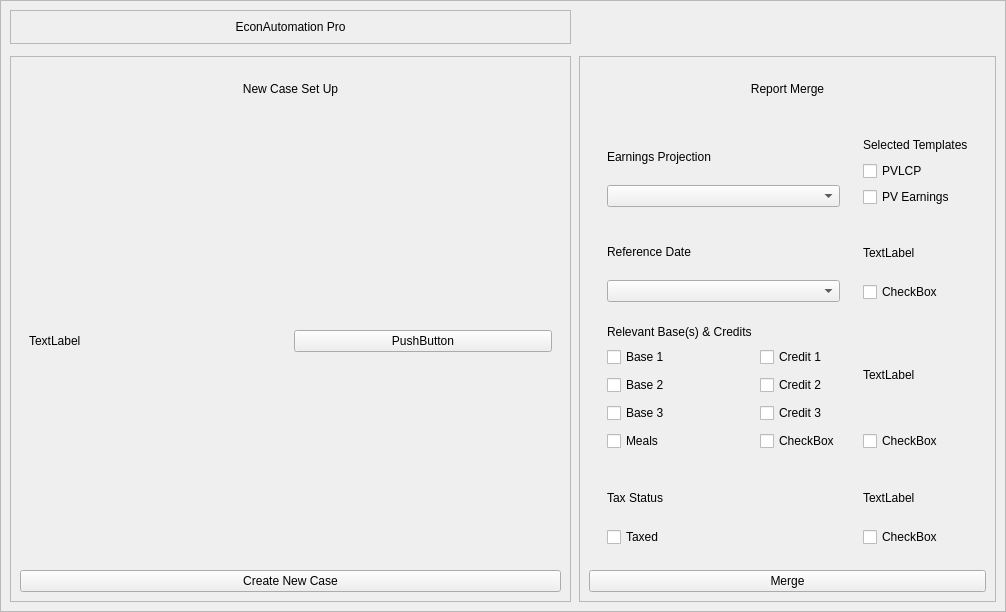
<?xml version="1.0" encoding="UTF-8"?>
<ui version="4.0">
 <class>ea_MainWindow</class>
 <widget class="QMainWindow" name="ea_MainWindow">
  <property name="geometry">
   <rect>
    <x>0</x>
    <y>0</y>
    <width>1006</width>
    <height>612</height>
   </rect>
  </property>
  <property name="windowTitle">
   <string>MainWindow</string>
  </property>
  <widget class="QWidget" name="ea_CentralWidget">
   <layout class="QHBoxLayout" name="ea_CentralWidget_HLayout">
    <property name="leftMargin">
     <number>0</number>
    </property>
    <property name="topMargin">
     <number>0</number>
    </property>
    <property name="rightMargin">
     <number>0</number>
    </property>
    <property name="bottomMargin">
     <number>0</number>
    </property>
    <item>
     <widget class="QFrame" name="ea_CentralWidget_frame">
      <property name="styleSheet">
       <string notr="true">QLabel {
font-family: &quot;DMSans-Regular-VariableFont&quot;
}</string>
      </property>
      <property name="frameShape">
       <enum>QFrame::StyledPanel</enum>
      </property>
      <property name="frameShadow">
       <enum>QFrame::Raised</enum>
      </property>
      <layout class="QGridLayout" name="ea_CentralWidget_GLayout" rowstretch="0,0" columnstretch="1,0,0">
       <property name="horizontalSpacing">
        <number>8</number>
       </property>
       <property name="verticalSpacing">
        <number>12</number>
       </property>
       <item row="1" column="0">
        <widget class="QFrame" name="ea_setupcase_frame">
         <property name="frameShape">
          <enum>QFrame::StyledPanel</enum>
         </property>
         <property name="frameShadow">
          <enum>QFrame::Raised</enum>
         </property>
         <layout class="QGridLayout" name="ea_setupfile_GLayout" rowstretch="1,10,0">
          <property name="horizontalSpacing">
           <number>5</number>
          </property>
          <property name="verticalSpacing">
           <number>0</number>
          </property>
          <item row="0" column="0">
           <widget class="QLabel" name="ea_setupcase_label">
            <property name="text">
             <string>New Case Set Up</string>
            </property>
            <property name="alignment">
             <set>Qt::AlignCenter</set>
            </property>
           </widget>
          </item>
          <item row="1" column="0">
           <widget class="QFrame" name="ea_setupcase_sub2frame">
            <property name="frameShape">
             <enum>QFrame::NoFrame</enum>
            </property>
            <property name="frameShadow">
             <enum>QFrame::Raised</enum>
            </property>
            <layout class="QGridLayout" name="ea_setupfile_sub2frame_GLayout">
             <item row="0" column="1">
              <widget class="QPushButton" name="ea_setupcase_OFFSelect_button">
               <property name="text">
                <string>PushButton</string>
               </property>
              </widget>
             </item>
             <item row="0" column="0">
              <widget class="QLabel" name="ea_setupcase_selectedOFF_label">
               <property name="text">
                <string>TextLabel</string>
               </property>
              </widget>
             </item>
            </layout>
           </widget>
          </item>
          <item row="2" column="0">
           <widget class="QPushButton" name="ea_setupcase_createcase_button">
            <property name="text">
             <string>Create New Case</string>
            </property>
           </widget>
          </item>
         </layout>
        </widget>
       </item>
       <item row="1" column="2">
        <widget class="QFrame" name="ea_reportmerge_frame">
         <property name="frameShape">
          <enum>QFrame::StyledPanel</enum>
         </property>
         <property name="frameShadow">
          <enum>QFrame::Raised</enum>
         </property>
         <layout class="QGridLayout" name="ea_reportmerge_GLayout" rowstretch="1,10,0">
          <property name="horizontalSpacing">
           <number>0</number>
          </property>
          <property name="verticalSpacing">
           <number>5</number>
          </property>
          <item row="1" column="0">
           <widget class="QFrame" name="ea_reportmerge_sub2frame">
            <property name="frameShape">
             <enum>QFrame::NoFrame</enum>
            </property>
            <property name="frameShadow">
             <enum>QFrame::Raised</enum>
            </property>
            <layout class="QGridLayout" name="ea_reportmerge_sub2frame_GLayout">
             <property name="spacing">
              <number>5</number>
             </property>
             <item row="1" column="1">
              <widget class="QFrame" name="frame_4">
               <property name="frameShape">
                <enum>QFrame::NoFrame</enum>
               </property>
               <property name="frameShadow">
                <enum>QFrame::Raised</enum>
               </property>
               <layout class="QGridLayout" name="gridLayout_4">
                <item row="0" column="0">
                 <widget class="QLabel" name="label_4">
                  <property name="text">
                   <string>TextLabel</string>
                  </property>
                 </widget>
                </item>
                <item row="1" column="0">
                 <widget class="QCheckBox" name="checkBox_4">
                  <property name="text">
                   <string>CheckBox</string>
                  </property>
                 </widget>
                </item>
               </layout>
              </widget>
             </item>
             <item row="1" column="0">
              <widget class="QFrame" name="ea_reportmerge_referencetype_sub3frame">
               <property name="frameShape">
                <enum>QFrame::NoFrame</enum>
               </property>
               <property name="frameShadow">
                <enum>QFrame::Raised</enum>
               </property>
               <layout class="QGridLayout" name="ea_reportmerge_referencetype_GLayout">
                <item row="0" column="0">
                 <widget class="QLabel" name="ea_reportmerge_referencetype_label">
                  <property name="text">
                   <string>Reference Date</string>
                  </property>
                 </widget>
                </item>
                <item row="1" column="0">
                 <widget class="QComboBox" name="ea_reportmerge_referencetype_combobox"/>
                </item>
               </layout>
              </widget>
             </item>
             <item row="2" column="1">
              <widget class="QFrame" name="frame_6">
               <property name="frameShape">
                <enum>QFrame::NoFrame</enum>
               </property>
               <property name="frameShadow">
                <enum>QFrame::Raised</enum>
               </property>
               <layout class="QGridLayout" name="gridLayout_6">
                <item row="1" column="0">
                 <widget class="QCheckBox" name="checkBox_6">
                  <property name="text">
                   <string>CheckBox</string>
                  </property>
                 </widget>
                </item>
                <item row="0" column="0">
                 <widget class="QLabel" name="label_6">
                  <property name="text">
                   <string>TextLabel</string>
                  </property>
                 </widget>
                </item>
               </layout>
              </widget>
             </item>
             <item row="2" column="0">
              <widget class="QFrame" name="ea_reportmerge_bases_sub3frame">
               <property name="frameShape">
                <enum>QFrame::NoFrame</enum>
               </property>
               <property name="frameShadow">
                <enum>QFrame::Raised</enum>
               </property>
               <layout class="QGridLayout" name="ea_reportmerge_bases_GLayout" rowstretch="0,0,0,0,0">
                <property name="spacing">
                 <number>8</number>
                </property>
                <item row="2" column="1">
                 <widget class="QCheckBox" name="checkBox_9">
                  <property name="text">
                   <string>Credit 2</string>
                  </property>
                 </widget>
                </item>
                <item row="1" column="0">
                 <widget class="QCheckBox" name="ea_reportmerge_base1_checkbox">
                  <property name="text">
                   <string>Base 1</string>
                  </property>
                 </widget>
                </item>
                <item row="3" column="1">
                 <widget class="QCheckBox" name="checkBox_10">
                  <property name="text">
                   <string>Credit 3</string>
                  </property>
                 </widget>
                </item>
                <item row="0" column="0">
                 <widget class="QLabel" name="ea_reportmerge_bases_label">
                  <property name="text">
                   <string>Relevant Base(s) &amp; Credits</string>
                  </property>
                 </widget>
                </item>
                <item row="2" column="0">
                 <widget class="QCheckBox" name="checkBox">
                  <property name="text">
                   <string>Base 2</string>
                  </property>
                 </widget>
                </item>
                <item row="3" column="0">
                 <widget class="QCheckBox" name="checkBox_2">
                  <property name="text">
                   <string>Base 3</string>
                  </property>
                 </widget>
                </item>
                <item row="1" column="1">
                 <widget class="QCheckBox" name="checkBox_3">
                  <property name="text">
                   <string>Credit 1</string>
                  </property>
                 </widget>
                </item>
                <item row="4" column="0">
                 <widget class="QCheckBox" name="checkBox_11">
                  <property name="text">
                   <string>Meals</string>
                  </property>
                 </widget>
                </item>
                <item row="4" column="1">
                 <widget class="QCheckBox" name="checkBox_12">
                  <property name="text">
                   <string>CheckBox</string>
                  </property>
                 </widget>
                </item>
               </layout>
              </widget>
             </item>
             <item row="0" column="1">
              <widget class="QFrame" name="ea_reportmerge_reporttypes_sub3frame">
               <property name="frameShape">
                <enum>QFrame::NoFrame</enum>
               </property>
               <property name="frameShadow">
                <enum>QFrame::Raised</enum>
               </property>
               <layout class="QGridLayout" name="ea_reportmerge_reporttypes_GLayout">
                <item row="1" column="0">
                 <widget class="QCheckBox" name="ea_reportmerge_reporttypes_PVLCP_checkbox">
                  <property name="text">
                   <string>PVLCP</string>
                  </property>
                 </widget>
                </item>
                <item row="0" column="0">
                 <widget class="QLabel" name="label_2">
                  <property name="text">
                   <string>Selected Templates</string>
                  </property>
                 </widget>
                </item>
                <item row="2" column="0">
                 <widget class="QCheckBox" name="ea_reportmerge_reporttypes_PVearnings_checkbox">
                  <property name="text">
                   <string>PV Earnings</string>
                  </property>
                 </widget>
                </item>
               </layout>
              </widget>
             </item>
             <item row="3" column="0">
              <widget class="QFrame" name="ea_reportmerge_taxstatus_sub3frame">
               <property name="frameShape">
                <enum>QFrame::NoFrame</enum>
               </property>
               <property name="frameShadow">
                <enum>QFrame::Raised</enum>
               </property>
               <layout class="QGridLayout" name="ea_reportmerge_taxstatus_GLayout">
                <item row="1" column="0">
                 <widget class="QCheckBox" name="ea_reportmerge_taxstatus_checkbox">
                  <property name="text">
                   <string>Taxed</string>
                  </property>
                 </widget>
                </item>
                <item row="0" column="0">
                 <widget class="QLabel" name="ea_reportmerge_taxstatus_label">
                  <property name="text">
                   <string>Tax Status</string>
                  </property>
                 </widget>
                </item>
               </layout>
              </widget>
             </item>
             <item row="0" column="0">
              <widget class="QFrame" name="ea_reportmerge_projectiontype_sub3frame">
               <property name="frameShape">
                <enum>QFrame::NoFrame</enum>
               </property>
               <property name="frameShadow">
                <enum>QFrame::Raised</enum>
               </property>
               <layout class="QGridLayout" name="ea_reportmerge_projectiontype_GLayout">
                <item row="0" column="0">
                 <widget class="QLabel" name="ea_reportmerge_projectiontype_label">
                  <property name="text">
                   <string>Earnings Projection</string>
                  </property>
                  <property name="alignment">
                   <set>Qt::AlignLeading|Qt::AlignLeft|Qt::AlignVCenter</set>
                  </property>
                 </widget>
                </item>
                <item row="1" column="0">
                 <widget class="QComboBox" name="ea_reportmerge_projectiontype_combobox"/>
                </item>
               </layout>
              </widget>
             </item>
             <item row="3" column="1">
              <widget class="QFrame" name="frame_8">
               <property name="frameShape">
                <enum>QFrame::NoFrame</enum>
               </property>
               <property name="frameShadow">
                <enum>QFrame::Raised</enum>
               </property>
               <layout class="QGridLayout" name="gridLayout_8">
                <item row="1" column="0">
                 <widget class="QCheckBox" name="checkBox_8">
                  <property name="layoutDirection">
                   <enum>Qt::LeftToRight</enum>
                  </property>
                  <property name="text">
                   <string>CheckBox</string>
                  </property>
                 </widget>
                </item>
                <item row="0" column="0">
                 <widget class="QLabel" name="label_8">
                  <property name="text">
                   <string>TextLabel</string>
                  </property>
                 </widget>
                </item>
               </layout>
              </widget>
             </item>
            </layout>
           </widget>
          </item>
          <item row="0" column="0">
           <widget class="QLabel" name="ea_reportmerge_label">
            <property name="text">
             <string>Report Merge</string>
            </property>
            <property name="alignment">
             <set>Qt::AlignCenter</set>
            </property>
           </widget>
          </item>
          <item row="2" column="0">
           <widget class="QPushButton" name="ea_reportmerge_button">
            <property name="text">
             <string>Merge</string>
            </property>
           </widget>
          </item>
         </layout>
        </widget>
       </item>
       <item row="0" column="0">
        <widget class="QFrame" name="ea_CentralWidget_label_frame">
         <property name="frameShape">
          <enum>QFrame::StyledPanel</enum>
         </property>
         <property name="frameShadow">
          <enum>QFrame::Raised</enum>
         </property>
         <layout class="QVBoxLayout" name="ea_CentralWidget_label_VLayout" stretch="0">
          <property name="spacing">
           <number>0</number>
          </property>
          <item>
           <widget class="QLabel" name="ea_CentralWidget_label">
            <property name="text">
             <string>EconAutomation Pro</string>
            </property>
            <property name="alignment">
             <set>Qt::AlignCenter</set>
            </property>
           </widget>
          </item>
         </layout>
        </widget>
       </item>
      </layout>
     </widget>
    </item>
   </layout>
  </widget>
 </widget>
 <resources>
  <include location="../fonts/fontset1.qrc"/>
  <include location="../icons/iconset1.qrc"/>
 </resources>
 <connections/>
</ui>
